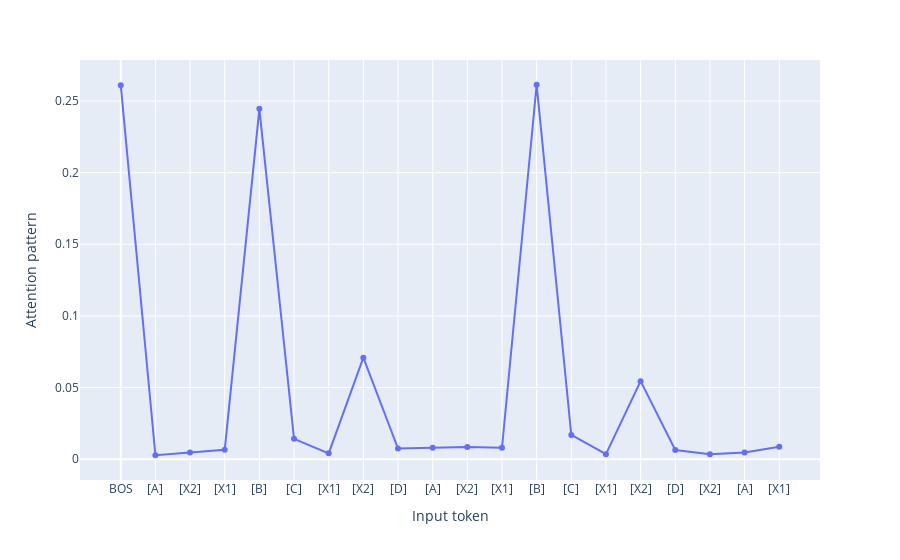

Notebook code for this chart:
### Code cell
fig = px.line(pattern_store[1][6][-2][:-1], markers=True)
fig.update_layout(xaxis_title="Input token", yaxis_title="Attention pattern",
                  xaxis=dict(tickvals=np.arange(20), ticktext=str_tokens_plot), showlegend=False)
fig_to_json(fig, json_dir, "attn_pattern_induction_bug2")
fig

### Figure 1 — Plotly figure (JSON) as saved in the notebook; plotly's stock layout.template omitted (floating-point values rounded to 4 significant figures)
{"data": [{"hovertemplate": "variable=0<br>index=%{x}<br>value=%{y}<extra></extra>", "legendgroup": "0", "line": {"color": "#636efa", "dash": "solid"}, "marker": {"symbol": "circle"}, "mode": "markers+lines", "name": "0", "orientation": "v", "showlegend": true, "type": "scatter", "x": [0, 1, 2, 3, 4, 5, 6, 7, 8, 9, 10, 11, 12, 13, 14, 15, 16, 17, 18, 19], "xaxis": "x", "y": [0.2611, 0.002748, 0.004629, 0.006525, 0.2445, 0.01419, 0.004077, 0.07083, 0.00747, 0.007994, 0.008499, 0.00793, 0.2614, 0.01696, 0.003498, 0.05447, 0.006448, 0.003465, 0.004631, 0.008661], "yaxis": "y"}], "layout": {"legend": {"title": {"text": "variable"}, "tracegroupgap": 0}, "margin": {"t": 60}, "showlegend": false, "xaxis": {"anchor": "y", "domain": [0, 1], "ticktext": ["BOS", "[A]", "[X2]", "[X1]", "[B]", "[C]", "[X1]", "[X2]", "[D]", "[A]", "[X2]", "[X1]", "[B]", "[C]", "[X1]", "[X2]", "[D]", "[X2]", "[A]", "[X1]"], "tickvals": [0, 1, 2, 3, 4, 5, 6, 7, 8, 9, 10, 11, 12, 13, 14, 15, 16, 17, 18, 19], "title": {"text": "Input token"}}, "yaxis": {"anchor": "x", "domain": [0, 1], "title": {"text": "Attention pattern"}}}}
